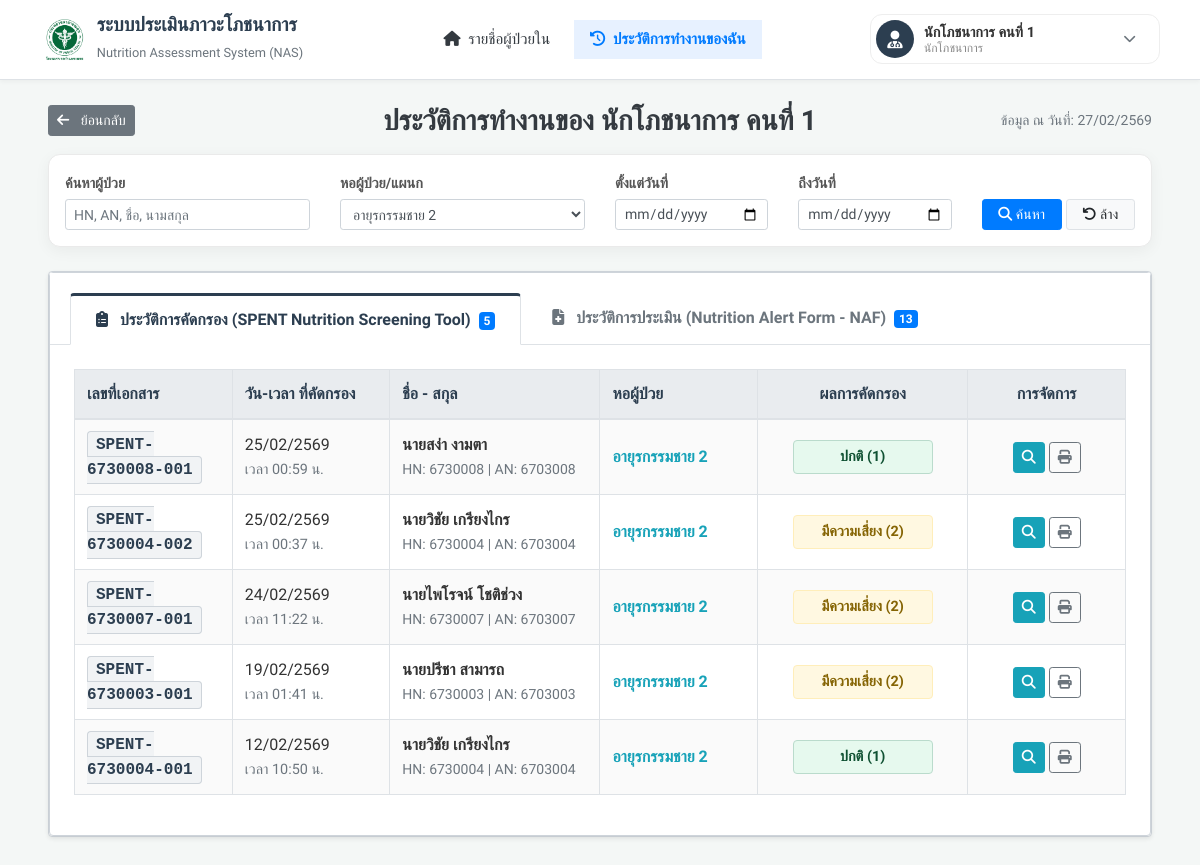
Page /nutrition_form_history.php?ward_id=3 (signed in) on the committed database.
### tables this page shows
CREATE TABLE `nutrition_screening` (
  `nutrition_screening_id` int(11) NOT NULL COMMENT 'รหัสลำดับการคัดกรอง',
  `doc_no` varchar(20) NOT NULL COMMENT 'เลขที่เอกสารการคัดกรอง',
  `admissions_an` varchar(20) NOT NULL COMMENT 'รหัส AN',
  `patient_hn` varchar(20) NOT NULL COMMENT 'รหัส HN',
  `nutritionist_id` int(11) DEFAULT NULL COMMENT 'รหัสผู้ทำการคัดกรอง',
  `nutrition_screening_datetime` datetime NOT NULL COMMENT 'วันและเวลาที่ทำการคัดกรองภาวะโภชนาการ',
  `nutrition_screening_seq` int(11) DEFAULT 1 COMMENT 'ลำดับครั้งที่คัดกรองของการเข้ารับการรักษารอบนี้ ',
  `initial_diagnosis` varchar(255) DEFAULT NULL COMMENT 'การวินิจฉัยโรคเบื้องต้น',
  `present_weight` decimal(5,2) DEFAULT NULL COMMENT 'น้ำหนักตัวปัจจุบัน (กิโลกรัม)',
  `normal_weight` decimal(5,2) DEFAULT NULL COMMENT 'น้ำหนักตัวปกติ (กิโลกรัม)',
  `height` decimal(5,2) DEFAULT NULL COMMENT 'ส่วนสูงของผู้ป่วย (เซนติเมตร)',
  `bmi` decimal(5,2) DEFAULT NULL COMMENT 'ค่าดัชนีมวลกาย (BMI) ที่คำนวณได้',
  `weight_method` varchar(100) DEFAULT NULL COMMENT 'วิธีการที่ได้น้ำหนักมา',
  `q1_weight_loss` int(11) DEFAULT NULL COMMENT 'คะแนนคำถาม Q1: น้ำหนักลดลงโดยไม่ได้ตั้งใจ (1 = ใช่, 0 = ไม่ใช่)',
  `q2_eat_less` int(11) DEFAULT NULL COMMENT 'คะแนนคำถาม Q2: รับประทานอาหารได้น้อยลง (1 = ใช่, 0 = ไม่ใช่)',
  `q3_bmi_abnormal` int(11) DEFAULT NULL COMMENT 'คะแนนคำถาม Q3: BMI ต่ำกว่าเกณฑ์มาตรฐาน (1 = ใช่, 0 = ไม่ใช่)',
  `q4_critical` int(11) DEFAULT NULL COMMENT 'คะแนนคำถาม Q4: ผู้ป่วยมีภาวะวิกฤต (1 = ใช่, 0 = ไม่ใช่)',
  `nutrition_screening_result` varchar(50) DEFAULT NULL COMMENT 'ผลการคัดกรองรวม',
  `notes` text DEFAULT NULL COMMENT 'หมายเหตุหรือข้อมูลเพิ่มเติมจากการคัดกรอง',
  `created_at` datetime DEFAULT current_timestamp() COMMENT 'วันและเวลาที่ข้อมูลคัดกรองถูกบันทึกลงระบบ',
  `screening_status` varchar(50) DEFAULT NULL COMMENT 'สถานะความคืบหน้า (เช่น ปกติ, มีความเสี่ยง, รอทำแบบประเมิน, ประเมินต่อแล้ว)',
  `has_assessment` tinyint(1) DEFAULT 0 COMMENT 'สถานะการทำแบบประเมิน NAF ต่อเนื่อง (1 = มีการทำ NAF แล้ว, 0 = ยังไม่ทำ)',
  `assessment_doc_no` varchar(20) DEFAULT NULL COMMENT 'เลขที่เอกสารแบบประเมิน NAF ที่เชื่อมโยงกับใบนี้'
);

CREATE TABLE `patient` (
  `patient_id` int(11) NOT NULL COMMENT 'รหัสลำดับอ้างอิงข้อมูลผู้ป่วย',
  `patient_hn` varchar(20) NOT NULL COMMENT 'รหัสประจำตัวผู้ป่วย',
  `patient_id_card` varchar(13) DEFAULT NULL COMMENT 'เลขประจำตัวประชาชน 13 หลัก',
  `patient_firstname` varchar(100) NOT NULL COMMENT 'ชื่อจริงผู้ป่วย',
  `patient_lastname` varchar(100) NOT NULL COMMENT 'นามสกุลผู้ป่วย',
  `patient_gender` enum('ชาย','หญิง') DEFAULT NULL COMMENT 'เพศของผู้ป่วย',
  `patient_dob` date DEFAULT NULL COMMENT 'วันเดือนปีเกิดของผู้ป่วย',
  `patient_phone` varchar(20) DEFAULT NULL COMMENT 'เบอร์โทรศัพท์สำหรับติดต่อผู้ป่วยหรือญาติ',
  `patient_drug_allergy` text DEFAULT NULL COMMENT 'ประวัติการแพ้ยา',
  `patient_congenital_disease` text DEFAULT NULL COMMENT 'โรคประจำตัว'
);

CREATE TABLE `ward` (
  `ward_id` int(11) NOT NULL COMMENT 'รหัสลำดับอ้างอิงหอผู้ป่วย',
  `ward_name` varchar(100) NOT NULL COMMENT 'ชื่อหอผู้ป่วย'
);

### nutrition_form_history.php (the view, shortened to what the rows shown need)
<?php
require_once 'connect_db.php';
$my_id = $_SESSION['user_id'];
$ward_id    = isset($_GET['ward_id']) ? $_GET['ward_id'] : '';
function thaiDateOfficial($datetime)
{
    $time = strtotime($datetime);
    $day = date('d', $time);
    $month = date('m', $time);
    $year = date('Y', $time) + 543;
    $hour = date('H:i', $time);
    return $day . "/" . $month . "/" . $year . " <br><span class='text-muted' style='font-size:0.9em;'>เวลา " . $hour . " น.</span>";
}
try {
    $sql_spent = "
        SELECT
            ns.*,
            p.patient_firstname,
            p.patient_lastname,
            w.ward_name
        FROM nutrition_screening ns
        JOIN patient p ON ns.patient_hn = p.patient_hn
        LEFT JOIN admissions a ON ns.admissions_an = a.admissions_an
        LEFT JOIN ward w ON a.ward_id = w.ward_id
        WHERE ns.nutritionist_id = :uid
    ";
    $params_spent = [':uid' => $my_id];
    if ($ward_id !== '') {
        $sql_spent .= " AND a.ward_id = :ward_id";
        $params_spent[':ward_id'] = $ward_id;
    }
    $sql_spent .= " ORDER BY ns.nutrition_screening_datetime DESC";
    $stmt = $conn->prepare($sql_spent);
    $stmt->execute($params_spent);
    $history_spent = $stmt->fetchAll(PDO::FETCH_ASSOC);
} catch (PDOException $e) {
    error_log("Database Error: " . $e->getMessage());
    $history_spent = [];
    $history_naf = [];
}
?>
<!DOCTYPE html>
<html lang="th">
<head>
    <link rel="stylesheet" href="https://cdnjs.cloudflare.com/ajax/libs/font-awesome/6.4.0/css/all.min.css">
    <link rel="stylesheet" href="https://cdn.jsdelivr.net/npm/bootstrap@4.6.2/dist/css/bootstrap.min.css">
    <link rel="stylesheet" href="css/nutrition_form_history.css">
</head>
<body>
    <nav class="navbar navbar-expand-md navbar-light fixed-top navbar-custom border-bottom">
        <div class="container-fluid px-lg-4">
            <a class="navbar-brand d-flex align-items-center" href="#">
                <div class="brand-text">
                    <h1>ระบบประเมินภาวะโภชนาการ</h1>
                </div>
            </a>
        </div>
    </nav>
    <div class="container-fluid px-lg-5 mt-4 mb-5">
        <div class="card-formal">
            <div class="card-formal">
                <div class="tab-content p-4" id="myTabContent">
                    <div class="tab-pane fade show active" id="spent" role="tabpanel" aria-labelledby="spent-tab">
                        <div class="table-responsive">
                            <table class="table table-bordered table-striped table-formal">
                                <thead>
                                    <tr>
                                        <th width="15%">เลขที่เอกสาร</th>
                                        <th width="15%">วัน-เวลา ที่คัดกรอง</th>
                                        <th width="20%">ชื่อ - สกุล</th>
                                        <th width="15%">หอผู้ป่วย</th>
                                        <th width="20%" class="text-center">ผลการคัดกรอง</th>
                                        <th width="15%" class="text-center">การจัดการ</th>
                                    </tr>
                                </thead>
                                <tbody>
                                    <?php if (count($history_spent) > 0): ?>
                                        <?php foreach ($history_spent as $row): ?>
                                            <?php
                                            $score = $row['q1_weight_loss'] + $row['q2_eat_less'] + $row['q3_bmi_abnormal'] + $row['q4_critical'];
                                            $statusClass = ($score >= 2) ? 'status-risk' : 'status-normal';
                                            $statusText = ($score >= 2) ? 'มีความเสี่ยง' : 'ปกติ';
                                            ?>
                                            <tr>
                                                <td class="align-middle"><span class="doc-badge"><?php echo htmlspecialchars($row['doc_no']); ?></span></td>
                                                <td class="align-middle"><?php echo thaiDateOfficial($row['nutrition_screening_datetime']); ?></td>
                                                <td class="align-middle">
                                                    <strong><?php echo htmlspecialchars($row['patient_firstname']) . ' ' . htmlspecialchars($row['patient_lastname']); ?></strong><br>
                                                    <span class="text-muted small">HN: <?php echo htmlspecialchars($row['patient_hn']); ?> | AN: <?php echo htmlspecialchars($row['admissions_an'] ? $row['admissions_an'] : '-'); ?></span>
                                                </td>
                                                <td class="align-middle text-info font-weight-bold">
                                                    <?php echo htmlspecialchars(isset($row['ward_name']) ? $row['ward_name'] : '-'); ?>
                                                </td>
                                                <td class="align-middle text-center">
                                                    <span class="status-label <?php echo $statusClass; ?>">
                                                        <?php echo $statusText; ?> (<?php echo $score; ?>)
                                                    </span>
                                                </td>
                                                <td class="align-middle text-center">
                                                    <a href="nutrition_screening_form_view.php?doc_no=<?php echo htmlspecialchars($row['doc_no']); ?>" target="_blank" class="btn btn-sm btn-info text-white mb-1 mb-xl-0" title="ดูรายละเอียด">
                                                        <i class="fas fa-search"></i>
                                                    </a>
                                                    <a href="nutrition_screening_form_report.php?doc_no=<?php echo htmlspecialchars($row['doc_no']); ?>" target="_blank" class="btn btn-sm btn-outline-secondary" title="สั่งพิมพ์">
                                                        <i class="fas fa-print"></i>
                                                    </a>
                                                </td>
                                            </tr>
                                        <?php endforeach; ?>
                                    <?php else: ?>
                                        <tr>
                                            <td colspan="6" class="text-center py-5 text-muted">-- ไม่พบข้อมูลการคัดกรองตามเงื่อนไข --</td>
                                        </tr>
                                    <?php endif; ?>
                                </tbody>
                            </table>
                        </div>
                    </div>
                </div>
            </div>
        </div>
</body>
</html>

### rows in the picture
nutrition_screening: doc_no "SPENT-6730008-001", nutrition_screening_datetime "25", nutrition_screening_datetime "02", nutrition_screening_datetime "2569", nutrition_screening_datetime "00:59", patient.patient_firstname "นายสง่า", patient.patient_lastname "งามตา", patient_hn "6730008", admissions_an "6703008", ward.ward_name "อายุรกรรมชาย 2", statusText "ปกติ", q3_bmi_abnormal "1"
nutrition_screening: doc_no "SPENT-6730004-002", nutrition_screening_datetime "25", nutrition_screening_datetime "02", nutrition_screening_datetime "2569", nutrition_screening_datetime "00:37", patient.patient_firstname "นายวิชัย", patient.patient_lastname "เกรียงไกร", patient_hn "6730004", admissions_an "6703004", ward.ward_name "อายุรกรรมชาย 2", statusText "มีความเสี่ยง", score "2"
nutrition_screening: doc_no "SPENT-6730007-001", nutrition_screening_datetime "24", nutrition_screening_datetime "02", nutrition_screening_datetime "2569", nutrition_screening_datetime "11:22", patient.patient_firstname "นายไพโรจน์", patient.patient_lastname "โชติช่วง", patient_hn "6730007", admissions_an "6703007", ward.ward_name "อายุรกรรมชาย 2", statusText "มีความเสี่ยง", score "2"
nutrition_screening: doc_no "SPENT-6730003-001", nutrition_screening_datetime "19", nutrition_screening_datetime "02", nutrition_screening_datetime "2569", nutrition_screening_datetime "01:41", patient.patient_firstname "นายปรีชา", patient.patient_lastname "สามารถ", patient_hn "6730003", admissions_an "6703003", ward.ward_name "อายุรกรรมชาย 2", statusText "มีความเสี่ยง", score "2"
nutrition_screening: doc_no "SPENT-6730004-001", nutrition_screening_datetime "12", nutrition_screening_datetime "02", nutrition_screening_datetime "2569", nutrition_screening_datetime "10:50", patient.patient_firstname "นายวิชัย", patient.patient_lastname "เกรียงไกร", patient_hn "6730004", admissions_an "6703004", ward.ward_name "อายุรกรรมชาย 2", statusText "ปกติ", q3_bmi_abnormal "1"

### other values in the picture
$_SESSION['user_name'] "นักโภชนาการ คนที่ 1"
$_SESSION['user_position'] "นักโภชนาการ"
count($history_spent) "5"
count($history_naf) "13"
form field ward_id "อายุรกรรมชาย 2"
